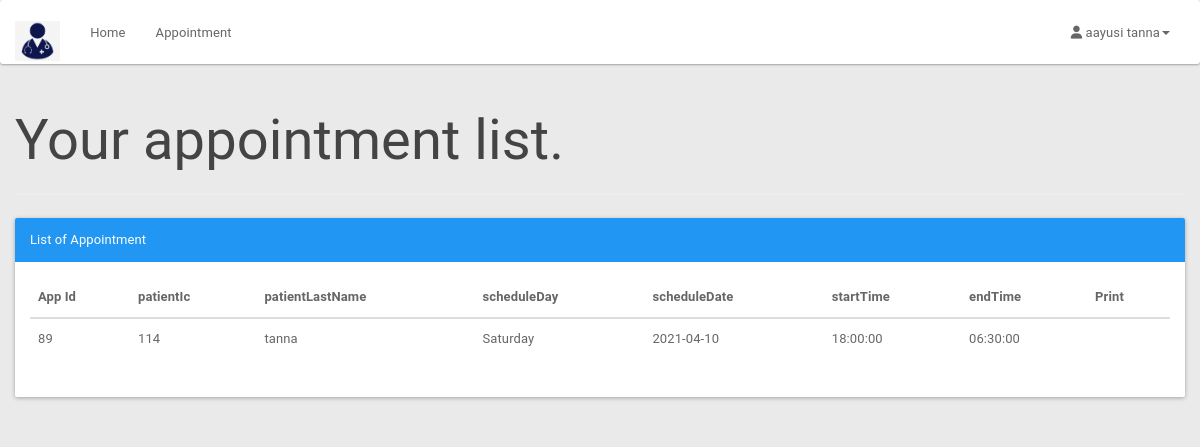
The page /patient/patientapplist.php (signed in) on the database its author committed.
### tables this page shows
CREATE TABLE `appointment` (
  `appId` int(3) NOT NULL,
  `patientIc` bigint(12) NOT NULL,
  `scheduleId` int(10) NOT NULL,
  `appSymptom` varchar(100) NOT NULL,
  `appComment` varchar(100) NOT NULL,
  `status` varchar(10) NOT NULL DEFAULT 'process'
);

CREATE TABLE `patient` (
  `icPatient` bigint(12) NOT NULL,
  `password` varchar(20) NOT NULL,
  `patientFirstName` varchar(20) NOT NULL,
  `patientLastName` varchar(20) NOT NULL,
  `patientMaritialStatus` varchar(10) NOT NULL,
  `patientDOB` date NOT NULL,
  `patientGender` varchar(10) NOT NULL,
  `patientAddress` varchar(100) NOT NULL,
  `patientPhone` varchar(15) NOT NULL,
  `patientEmail` varchar(100) NOT NULL
);

CREATE TABLE `doctorschedule` (
  `scheduleId` int(11) NOT NULL,
  `scheduleDate` date NOT NULL,
  `scheduleDay` varchar(15) NOT NULL,
  `startTime` time NOT NULL,
  `endTime` time NOT NULL,
  `bookAvail` varchar(10) NOT NULL
);

### patient/patientapplist.php (the view, shortened to what this page needs)
<?php
include_once '../assets/conn/dbconnect.php';
$session=$_SESSION[ 'patientSession'];
$res=mysqli_query($con, "SELECT a.*, b.*,c.* FROM patient a
	JOIN appointment b
		On a.icPatient = b.patientIc
	JOIN doctorschedule c
		On b.scheduleId=c.scheduleId
	WHERE b.patientIc ='$session'");
	$userRow=mysqli_fetch_array($res);
?>
<!DOCTYPE html>
<html>
	<head>
		<link href="assets/css/material.css" rel="stylesheet">
		<link href="assets/css/default/style.css" rel="stylesheet">
		<link href="assets/css/default/blocks.css" rcel="stylesheet">
		<link rel="stylesheet" href="assets/font-awesome/css/font-awesome.min.css" />
	</head>
	<body>
		<nav class="navbar navbar-default " role="navigation">
			<div class="container-fluid">
				<div class="navbar-header">
					<a class="navbar-brand" href="patient.php"><img alt="Brand" src="assets/img/logo.png" height="40px"></a>
				</div>
				<div class="collapse navbar-collapse" id="bs-example-navbar-collapse-1">
					<ul class="nav navbar-nav">
						<ul class="nav navbar-nav">
							<li><a href="patient.php">Home</a></li>
							<li><a href="patientapplist.php?patientId=<?php echo $userRow['icPatient']; ?>">Appointment</a></li>
						</ul>
					</ul>
					<ul class="nav navbar-nav navbar-right">
						<li class="dropdown">
							<a href="#" class="dropdown-toggle" data-toggle="dropdown"><i class="fa fa-user"></i> <?php echo $userRow['patientFirstName']; ?> <?php echo $userRow['patientLastName']; ?><b class="caret"></b></a>
						</li>
					</ul>
				</div>
			</div>
		</nav>
<?php
echo "<div class='container'>";
echo "<div class='row'>";
echo "<div class='page-header'>";
echo "<h1>Your appointment list. </h1>";
echo "</div>";
echo "<div class='panel panel-primary'>";
echo "<div class='panel-heading'>List of Appointment</div>";
echo "<div class='panel-body'>";
echo "<table class='table table-hover'>";
echo "<thead>";
echo "<tr>";
echo "<th>App Id</th>";
echo "<th>patientIc </th>";
echo "<th>patientLastName </th>";
echo "<th>scheduleDay </th>";
echo "<th>scheduleDate </th>";
echo "<th>startTime </th>";
echo "<th>endTime </th>";
echo "<th>Print </th>";
echo "</tr>";
echo "</thead>";
$res = mysqli_query($con, "SELECT a.*, b.*,c.*
		FROM patient a
		JOIN appointment b
		On a.icPatient = b.patientIc
		JOIN doctorschedule c
		On b.scheduleId=c.scheduleId
		WHERE b.patientIc ='$session'");
while ($userRow = mysqli_fetch_array($res)) {
echo "<tbody>";
echo "<tr>";
echo "<td>" . $userRow['appId'] . "</td>";
echo "<td>" . $userRow['patientIc'] . "</td>";
echo "<td>" . $userRow['patientLastName'] . "</td>";
echo "<td>" . $userRow['scheduleDay'] . "</td>";
echo "<td>" . $userRow['scheduleDate'] . "</td>";
echo "<td>" . $userRow['startTime'] . "</td>";
echo "<td>" . $userRow['endTime'] . "</td>";
echo "<td><a href='invoice.php?appid=".$userRow['appId']."' target='_blank'><span class='glyphicon glyphicon-print' aria-hidden='true'></span></a> </td>";
}
echo "</tr>";
echo "</tbody>";
echo "</table>";
?>
	</div>
</div>
</div>
</div>
</body>
</html>

### patient/assets/css/default/style.css (style rules this page uses)
body { background-color: #EAEAEA !important; }
.navbar-default .navbar-brand { color:#fff; font-size:30px; font-weight:bold; }
.navbar { margin-bottom: 0px !important; }

### rows shown on the page
appointment: patientIc.patientFirstName "aayusi", patientIc.patientLastName "tanna", appId "89", patientIc "114", scheduleId.scheduleDay "Saturday", scheduleId.scheduleDate "2021-04-10", scheduleId.startTime "18:00:00", scheduleId.endTime "06:30:00"
